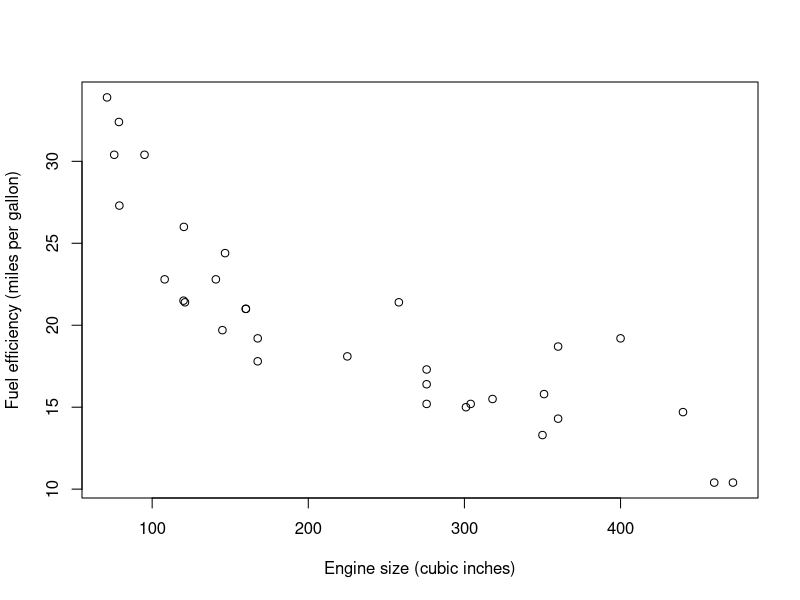
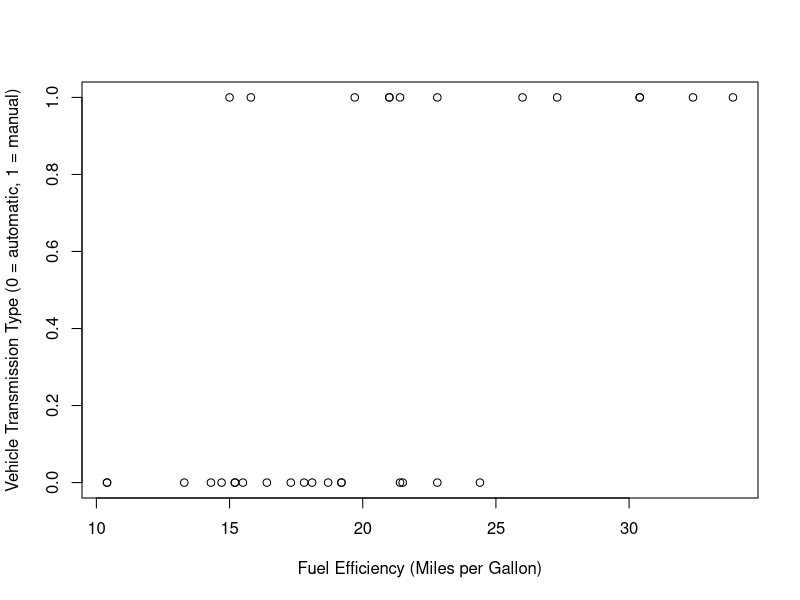
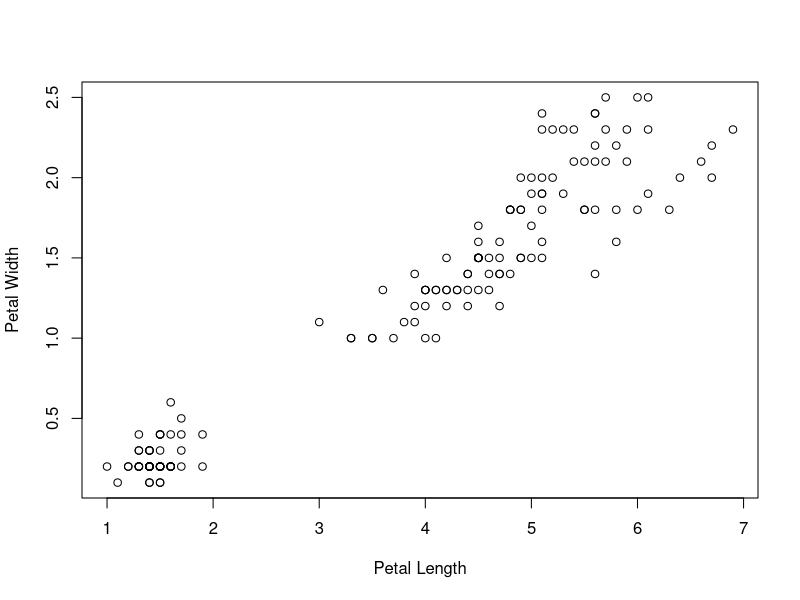
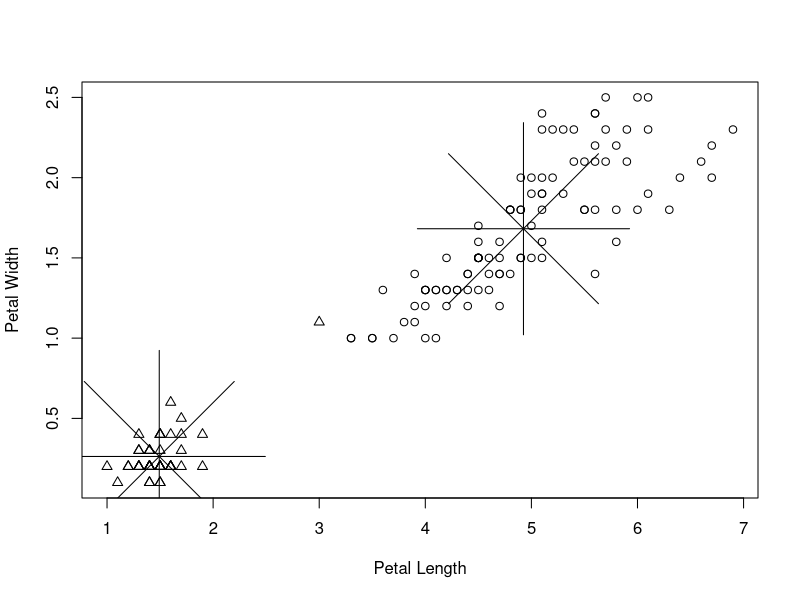
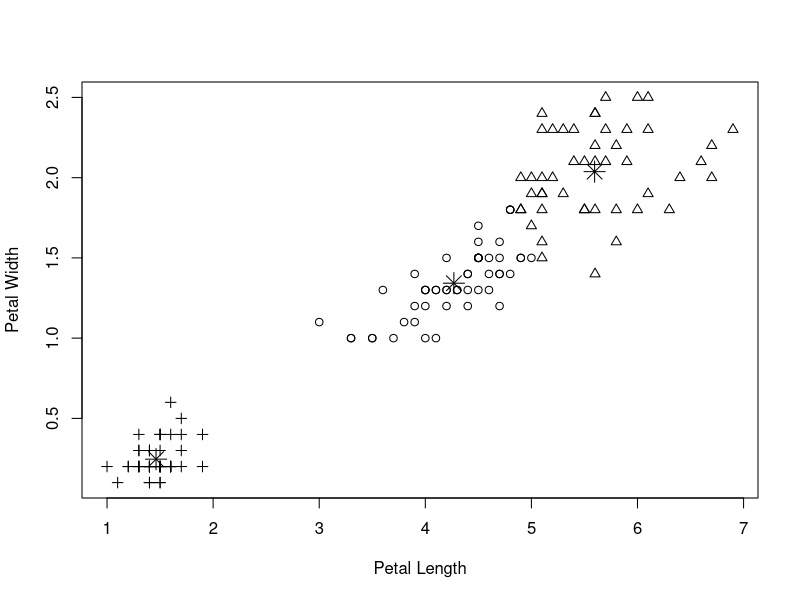
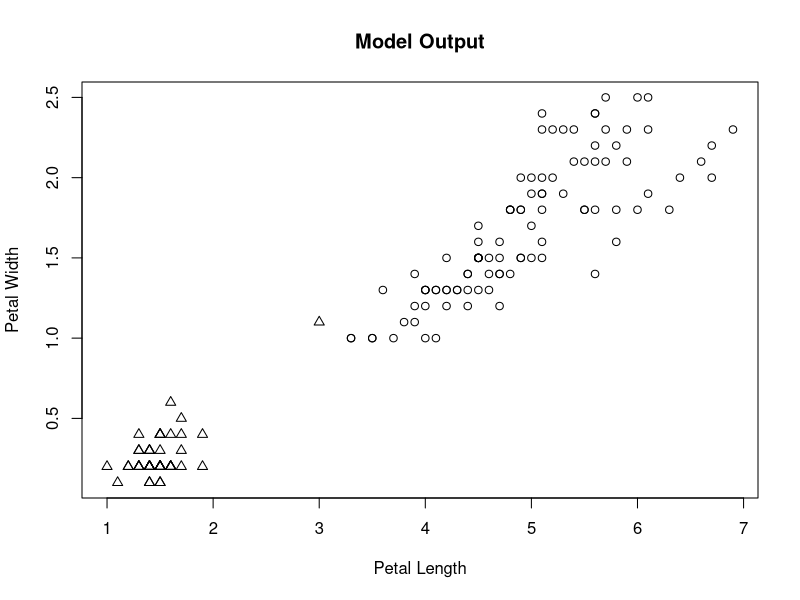
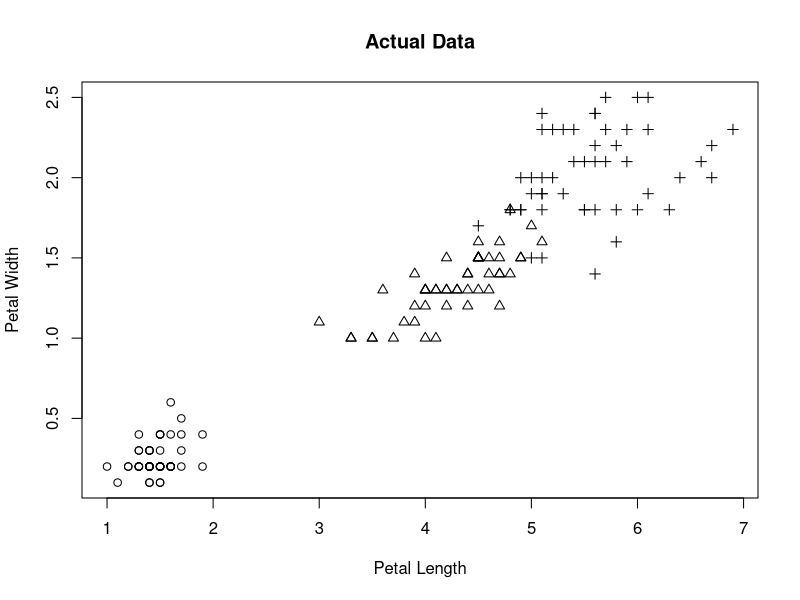
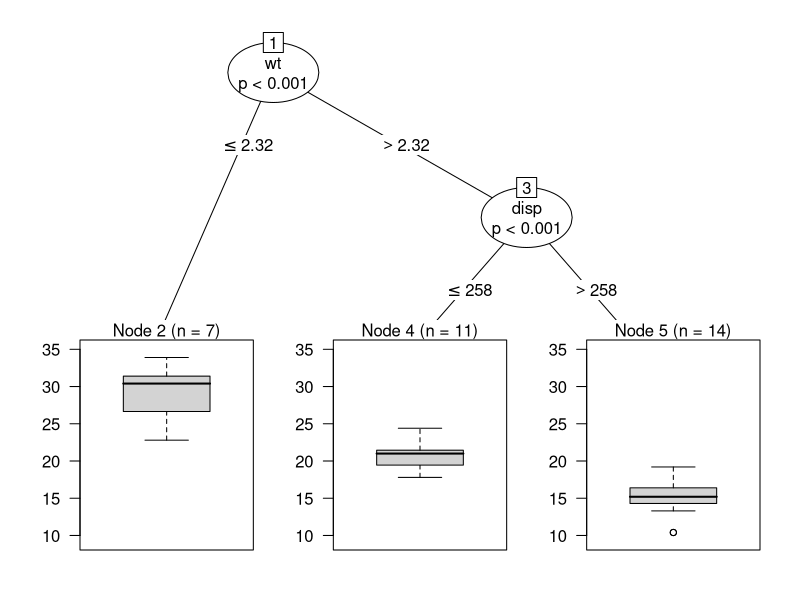

Here is the R script that generated these plots, in order:
## ---- chunk 1
library(ggplot2)
library(tidyverse)
## ---- chunk 2
head(mtcars)
#11 features 

plot(y = mtcars$mpg, x = mtcars$disp, xlab = "Engine size (cubic inches)", ylab = "Fuel efficiency (miles per gallon)")
# Fuel efficiency decreases as the size of the engine increases but if you have some new engine for which you want know the efficiency it doesnt give you an exact answer 

model <- lm(mtcars$mpg ~ mtcars$disp)
coef(model)
## ---- chunk 3
coef(model)[2] * 200 + coef(model)[1]
## ---- chunk 4
summary(model)
## ---- chunk 5
split_size = 0.8
sample_size = floor(split_size * nrow(mtcars)) # floor() takes a simple numeric argument x and returns a numeric vector containing the integers formed by truncating the values in x toward 0
set.seed(123) # for randomization 
train_indices <- sample(seq_len(nrow(mtcars)), size = sample_size) #sample takes a sample of specified size, seq_len() generates regular sequences of mtcar rows that are sample size of training 

train <- mtcars[train_indices, ]
test <- mtcars[-train_indices, ]
## ---- chunk 6
model2 <- lm(mpg~disp, data = train) # runs model on training data
new.data <- data.frame(disp = test$disp) # creates new dataframe with the disp feature from test data
test$output <- predict(model2, new.data) # using the model on the test disp feature 
sqrt(sum(test$mpg - test$output)^2/nrow(test)) #take the sum of the actual value of mpg and the output of the model predictions using test divided by number of rows to get accuracy 
## ---- chunk 7
plot(x = mtcars$mpg, y = mtcars$am, xlab = "Fuel Efficiency (Miles per Gallon)", ylab = "Vehicle Transmission Type (0 = automatic, 1 = manual)")
## ---- chunk 8
#install.packages("caTools")
library(caTools)
## ---- chunk 9
Label.train = train[, 9] #Need to give the model the label against which we want to predict as well as the data you want to use for training
Data.train = train[, -9] #"the data we want is the mtcars dataset that we split into a training set except column number 9" which is the am column we used before which subsets the data instead of listing out each column individually for input, just focuses on am!

model = LogitBoost(Data.train, Label.train) #set the label and data by picking the columns that represented each 
Data.test = test
Lab = predict(model, Data.test, type = "raw")
data.frame(row.names(test), test$mpg, test$am, Lab)
## ---- chunk 10
plot(x = iris$Petal.Length, y = iris$Petal.Width, xlab = "Petal Length", ylab = "Petal Width")
# petal length as a function of petal width 
## ---- chunk 11
data = data.frame(iris$Petal.Length, iris$Petal.Width)
iris.kmeans <- kmeans(data, 2)
plot(x = iris$Petal.Length, y = iris$Petal.Width, pch = iris.kmeans$cluster,
     xlab = "Petal Length", ylab = "Petal Width")
points(iris.kmeans$centers, pch = 8, cex = 20)
## ---- chunk 12
iris.kmeans3 <- kmeans(data, 3)

plot(x = iris$Petal.Length, y = iris$Petal.Width, pch = iris.kmeans3$cluster,
     xlab = "Petal Length", ylab = "Petal Width")
points(iris.kmeans3$centers, pch = 8, cex = 2)

## ---- chunk 13

plot(x = iris$Petal.Length, iris$Petal.Width, pch = iris.kmeans$cluster, xlab = "Petal Length", ylab = "Petal Width", main = "Model Output")

plot(x = iris$Petal.Length, y = iris$Petal.Width, pch = as.integer(iris$Species), xlab = "Petal Length", ylab = "Petal Width", main = "Actual Data")

par(mfrow = c(1,2))
## ---- chunk 14
head(iris)
unique(iris$Species) #3 species!
## ---- chunk 15
table(iris.kmeans3$cluster, iris$Species)
## ---- chunk 16
install.packages("party")
library(party)
tree <- ctree(mpg ~ ., data = mtcars)
plot(tree)

## ---- chunk 17
tree.train <- ctree(mpg~ ., data = train)
plot(tree.train)
## ---- chunk 18
test$mpg.tree <- predict(tree.train, test) #predict() function and applies it to the entirety of the test data
test$class <- predict(tree.train, test, type = "node") #applies it to the entirety of the test data and then stores it as a column in the test data then it performs the same procedure but add type="node" option to get a class out!
data.frame(row.names(test), test$mpg, test$mpg.tree, test$class) # sticks them together in a df
